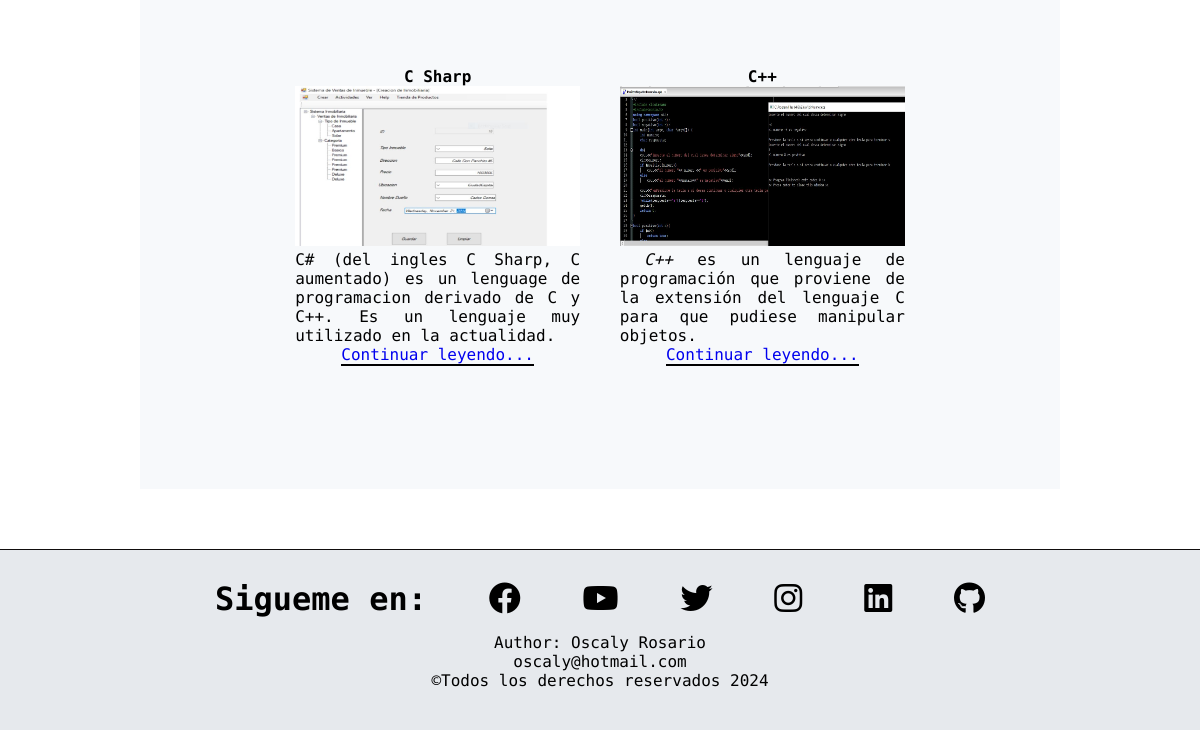
The page /perfil/ (lower part) on the database as committed earlier.
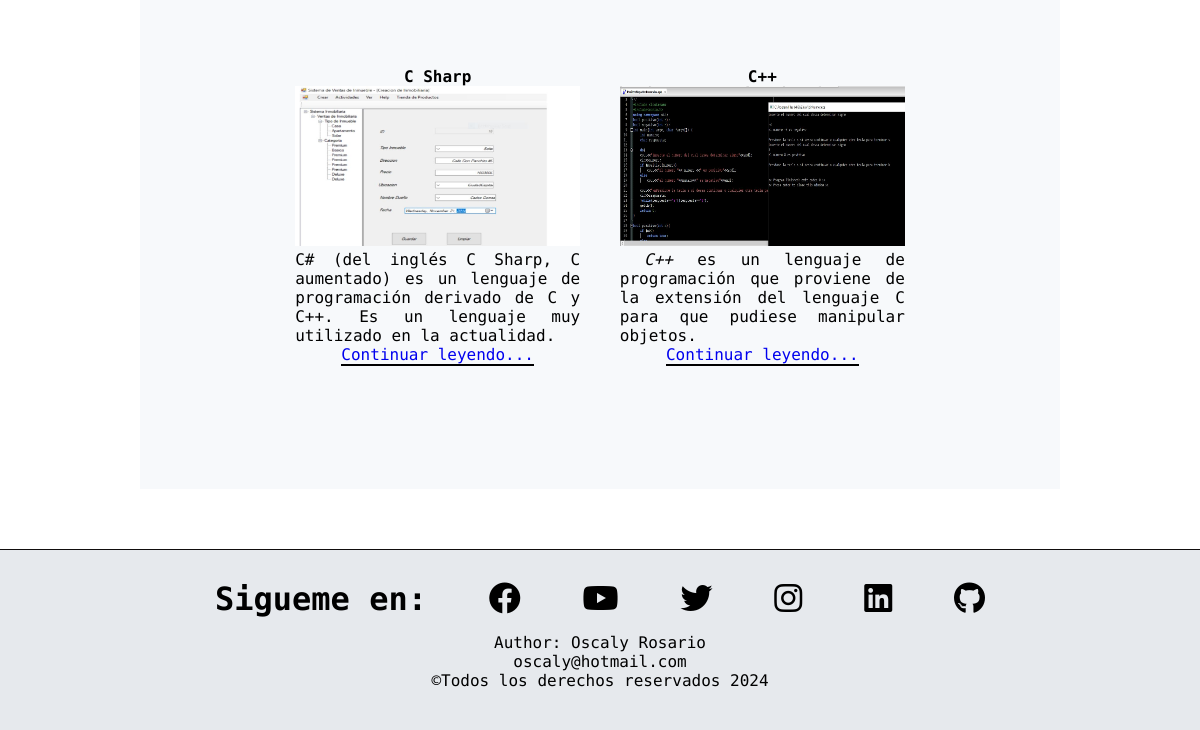
The same page on the database as committed later.
### perfil/models.py (models this page shows, shortened)
class Profile(models.Model):
    title = models.CharField(max_length = 200, verbose_name='Titulo')
    description = RichTextField(verbose_name = 'Descripcion')
    content = RichTextField (null = True, blank = True, verbose_name = 'Contenido')
    image = models.ImageField(upload_to="perfil", verbose_name= 'Imagen')
    link = models.URLField (null = True, blank = True, verbose_name = 'Enlace')
    created = models.DateTimeField(auto_now_add = True, verbose_name = 'Fecha de creacion')
    updated = models.DateTimeField(auto_now = True, verbose_name = 'Fecha de actualizacion')
    class Meta:
        verbose_name = 'Perfil'
        verbose_name_plural = 'Perfiles'
        ordering = ["-created"]

### perfil/views.py (the view)
# urls.py: path('perfil/', views.profile, name='perfil'),
def profile(request):
    profiles = Profile.objects.all()
    return render (request, 'perfil/perfil.html', {'profiles':profiles})

### perfil/templates/perfil/perfil.html (shortened to what this page needs)
{% extends 'core/base.html' %}
{% load static %}
    {% block content %}
        <main class = "perfil_main">
            <section class="sec_conocimientos">
                <div class="def_conocimientos">
                {% for profile in profiles %}
                    <div class="leng_detalles">
                        <h4>{{ profile.title }}</h4>
                        <img src="{{ profile.image.url }}" alt="Imagen c++">
                        {{ profile.description|safe }}
                        <a class="btn_mas" href=" /perfil/{{profile.id }}" >Continuar leyendo...</a>
                    </div>
                {% endfor %}
            </section>
        </main>
       {% endblock %}

Rows that differ between the two databases and show on the page:
changed Profile "C Sharp": description "C# (del ingles C Sharp, C aumentado) es un lenguage de programacion derivado de C y C++. Es un lenguaje muy utilizado en la actualidad." → "C# (del inglés C Sharp, C aumentado) es un lenguaje de programación derivado de C y C++. Es un lenguaje muy utilizado en la actualidad."
